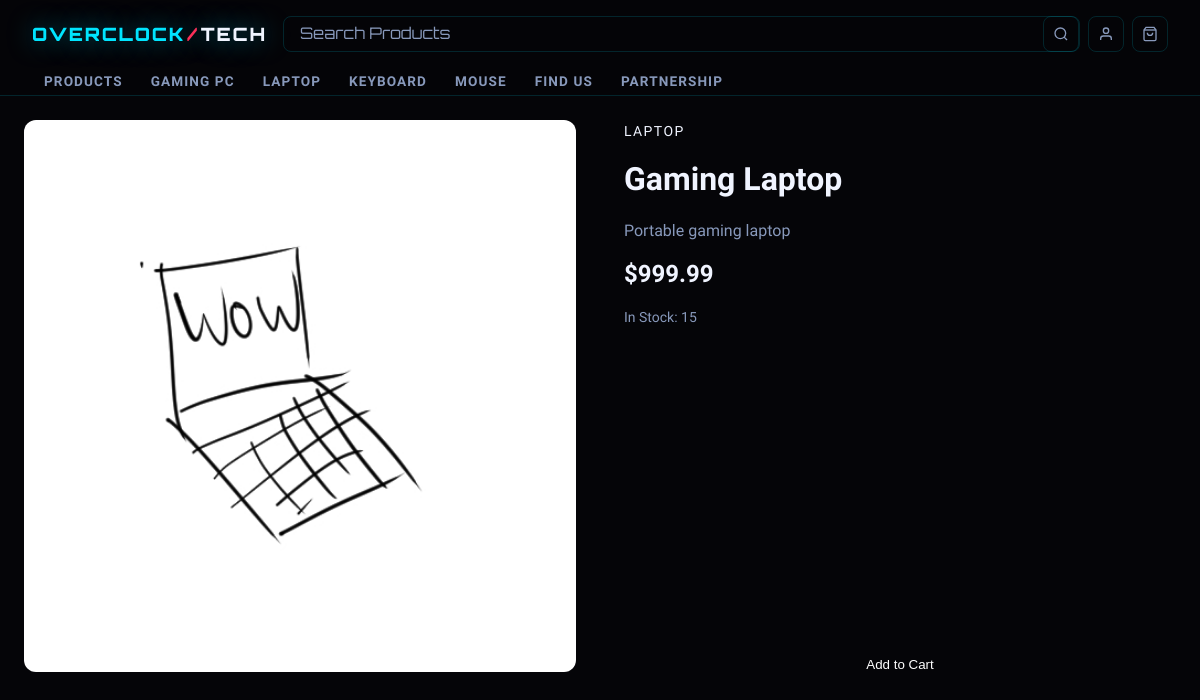
The page /product.php?id=2 on the database as committed earlier.
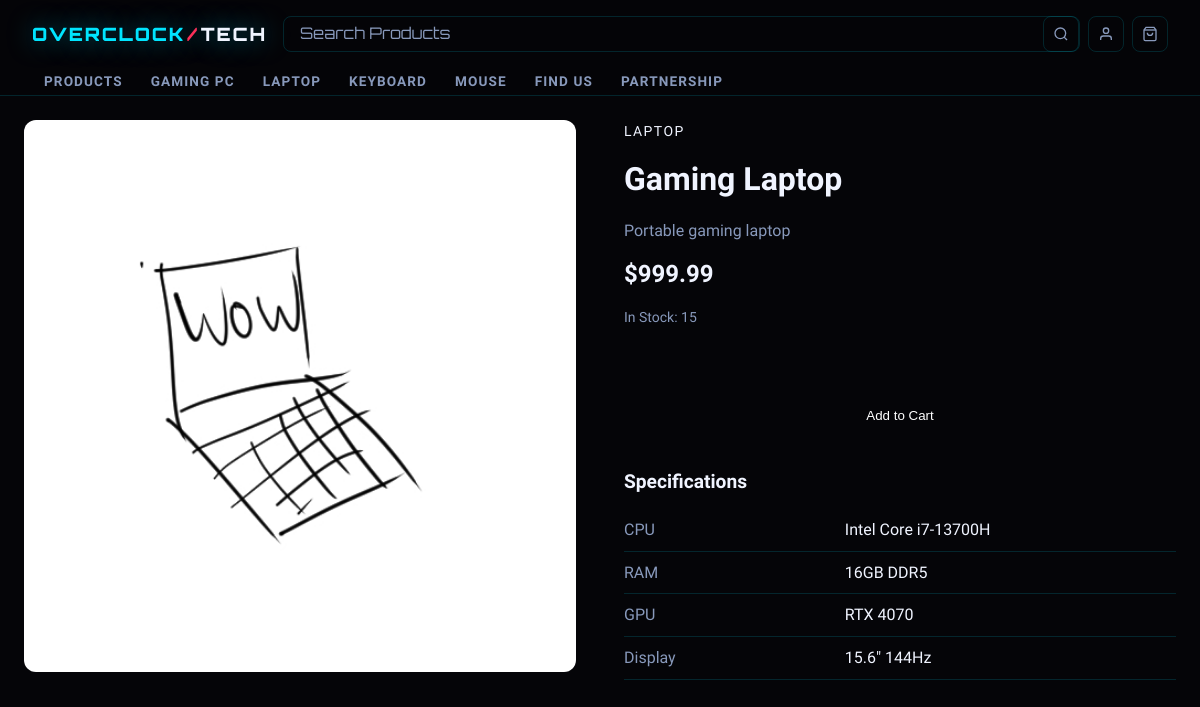
The same page on the database as committed later.
### tables this page shows
CREATE TABLE `products` (
  `product_id` int(11) NOT NULL AUTO_INCREMENT,
  `category_id` int(11) DEFAULT NULL,
  `name` varchar(100) NOT NULL,
  `description` text DEFAULT NULL,
  `price` decimal(10,2) NOT NULL,
  `stock` int(11) DEFAULT 0,
  `image` varchar(255) DEFAULT NULL,
  PRIMARY KEY (`product_id`),
  KEY `category_id` (`category_id`),
  CONSTRAINT `products_ibfk_1` FOREIGN KEY (`category_id`) REFERENCES `categories` (`category_id`)
);

CREATE TABLE `categories` (
  `category_id` int(11) NOT NULL AUTO_INCREMENT,
  `name` varchar(50) NOT NULL,
  PRIMARY KEY (`category_id`)
);

CREATE TABLE `product_specs` (
  `spec_id` int(11) NOT NULL AUTO_INCREMENT,
  `product_id` int(11) DEFAULT NULL,
  `spec_name` varchar(100) NOT NULL,
  `spec_value` varchar(255) NOT NULL,
  PRIMARY KEY (`spec_id`),
  KEY `product_id` (`product_id`),
  CONSTRAINT `product_specs_ibfk_1` FOREIGN KEY (`product_id`) REFERENCES `products` (`product_id`)
);

### product.php (the view, shortened to what this page needs)
<?php
require_once 'db.php';
$product_id = isset($_GET['id']) ? (int)$_GET['id'] : null;
$stmt = $pdo->prepare("SELECT * FROM products WHERE product_id = ?");
$stmt->execute([$product_id]);
$product = $stmt->fetch();
$stmt = $pdo->prepare("SELECT * FROM product_specs WHERE product_id = ?");
$stmt->execute([$product_id]);
$specs = $stmt->fetchAll();
$stmt = $pdo->prepare("SELECT name FROM categories WHERE category_id = ?");
$stmt->execute([$product['category_id']]);
$category = $stmt->fetch();
?>
<!DOCTYPE html>
<html lang="en">
<head>
  <link rel="stylesheet" href="css/style.css">
</head>
<body>
  <?php include 'includes/nav.php'; ?>
  <main class="product-page">
    <div class="product-details">
      <div class="product-image">
        <img src="images/<?= htmlspecialchars($product['image']) ?>"
             alt="<?= htmlspecialchars($product['name']) ?>">
      </div>
      <div class="product-info">
        <p class="product-category"><?= htmlspecialchars($category['name']) ?></p>
        <h1><?= htmlspecialchars($product['name']) ?></h1>
        <p class="product-description"><?= htmlspecialchars($product['description']) ?></p>
        <p class="product-price">$<?= number_format($product['price'], 2) ?></p>
        <p class="product-stock">In Stock: <?= $product['stock'] ?></p>
        <button class="add-to-cart">Add to Cart</button>
        <?php if (!empty($specs)): ?>
          <div class="product-specs">
            <h2>Specifications</h2>
            <table class="specs-table">
              <?php foreach ($specs as $spec): ?>
                <tr>
                  <td class="spec-name"><?= htmlspecialchars($spec['spec_name']) ?></td>
                  <td class="spec-value"><?= htmlspecialchars($spec['spec_value']) ?></td>
                </tr>
              <?php endforeach; ?>
            </table>
          </div>
        <?php endif; ?>
      </div>
    </div>
  </main>
</body>
</html>

### includes/nav.php (shortened to what this page needs)
<?php
$activePage = $activePage ?? '';
$basePath   = $basePath ?? '';
$navItems = [
  ['href' => $basePath . 'products.php',                'label' => 'Products',   'key' => 'products'],
  ['href' => $basePath . 'products.php?category=1',     'label' => 'Gaming PC',  'key' => 'gaming-pc'],
  ['href' => $basePath . 'products.php?category=2',     'label' => 'Laptop',     'key' => 'laptop'],
  ['href' => $basePath . 'products.php?category=3',     'label' => 'Keyboard',   'key' => 'keyboard'],
  ['href' => $basePath . 'products.php?category=4',     'label' => 'Mouse',      'key' => 'mouse'],
  ['href' => $basePath . 'find-us.php',                 'label' => 'Find Us',    'key' => 'find-us'],
  ['href' => 'partnership.php',             'label' => 'Partnership','key' => 'partnership'],
];
$cartCount = isset($_SESSION['cart']) ? array_sum(array_column($_SESSION['cart'], 'qty')) : 0;
$isLoggedIn = isset($_SESSION['user_id']);
$userName   = $isLoggedIn ? htmlspecialchars($_SESSION['username'] ?? 'Account') : null;
?>
<nav class="navbar" role="navigation" aria-label="Main navigation">
  <div class="nav-top">
    <a href="<?= $basePath ?>home.php" class="navbar-brand" aria-label="OVERCLOCK TECH Home">
      OVERCLOCK<span class="brand-slash">/</span><span>TECH</span>
    </a>
    <div class="nav-icons">
      <div class="search" id="searchBar">
      <form action="search.php" method="GET" id="searchForm">
        <input class="search-input" type="search" name="q" placeholder="Search Products" />
      </form>
      <button class="nav-icon-btn" id="searchBtn" aria-label="Search">
        <svg width="16" height="16" viewBox="0 0 24 24" fill="none" stroke="currentColor" stroke-width="2">
          <circle cx="11" cy="11" r="8"/><path d="m21 21-4.35-4.35"/>
        </svg>
      </button>
      </div>
      <?php if ($isLoggedIn): ?>
        <a href="<?= $basePath ?>profile.php" class="nav-icon-btn" aria-label="My Account: <?= $userName ?>" title="My Profile">
          <svg width="16" height="16" viewBox="0 0 24 24" fill="none" stroke="currentColor" stroke-width="2">
            <path d="M20 21v-2a4 4 0 0 0-4-4H8a4 4 0 0 0-4 4v2"/><circle cx="12" cy="7" r="4"/>
          </svg>
        </a>
        <a href="<?= $basePath ?>forms/logout.php" class="nav-icon-btn nav-logout-btn" aria-label="Log out" title="Log Out">
          <svg width="16" height="16" viewBox="0 0 24 24" fill="none" stroke="currentColor" stroke-width="2">
            <path d="M9 21H5a2 2 0 0 1-2-2V5a2 2 0 0 1 2-2h4"/><polyline points="16 17 21 12 16 7"/><line x1="21" y1="12" x2="9" y2="12"/>
          </svg>
        </a>
      <?php else: ?>
        <a href="<?= $basePath ?>forms/login.php" class="nav-icon-btn" aria-label="Login">
          <svg width="16" height="16" viewBox="0 0 24 24" fill="none" stroke="currentColor" stroke-width="2">
            <path d="M20 21v-2a4 4 0 0 0-4-4H8a4 4 0 0 0-4 4v2"/><circle cx="12" cy="7" r="4"/>
          </svg>
        </a>
      <?php endif; ?>
      <a href="<?= $basePath ?>cart.php" class="nav-icon-btn" aria-label="Shopping cart, <?= $cartCount ?> items">
        <svg width="16" height="16" viewBox="0 0 24 24" fill="none" stroke="currentColor" stroke-width="2">
          <path d="M6 2L3 6v14a2 2 0 002 2h14a2 2 0 002-2V6l-3-4z"/><line x1="3" y1="6" x2="21" y2="6"/>
          <path d="M16 10a4 4 0 01-8 0"/>
        </svg>
      </a>
    </div>
  </div>
  <ul class="nav-links" id="navLinks" role="menubar">
    <?php foreach ($navItems as $item): ?>
      <li role="none">
        <a href="<?= $item['href'] ?>"
           class="<?= $activePage === $item['key'] ? 'active' : '' ?>"
           role="menuitem"
           aria-current="<?= $activePage === $item['key'] ? 'page' : 'false' ?>">
          <?= $item['label'] ?>
        </a>
      </li>
    <?php endforeach; ?>
  </ul>
</nav>

### css/style.css (style rules this page uses)
:root { --bg-black: #050508; --bg-dark: #0a0a10; --bg-card: #0f0f18; --bg-card2: #141420; --neon: #00e5ff; --neon-dim: rgba(0, 229, 255, 0.12); --neon-glow: 0 0 24px rgba(0, 229, 255, 0.5); --neon2: #ff2d55; --neon2-glow: 0 0 24px rgba(255, 45, 85, 0.5); --text-white: #f0f4ff; --text-grey: #8899bb; --text-muted: #4a5570; --border: rgba(0, 229, 255, 0.15); --border-hover: rgba(0, 229, 255, 0.5); --font-display: 'Orbitron', monospace; --font-body: 'Rajdhani', sans-serif; --font-mono: 'Share Tech Mono', monospace; }
*, *::before, *::after { box-sizing: border-box; margin: 0; padding: 0; }
html { scroll-behavior: smooth; }
body { font-family: var(--font-body); background: var(--bg-black); color: var(--text-white); overflow-x: hidden; line-height: 1.6; }
a { text-decoration: none; color: inherit; }
.navbar { position: sticky; top: 0; z-index: 1000; background: rgba(5, 5, 8, 0.92); backdrop-filter: blur(16px); border-bottom: 1px solid var(--border); padding: 1rem 2rem; display: flex; flex-direction: column; height: 96px; }
.navbar-brand { font-family: var(--font-display); font-size: 1.15rem; font-weight: 900; color: var(--neon); letter-spacing: 0.1em; text-shadow: var(--neon-glow); white-space: nowrap; flex-shrink: 0; }
.navbar-brand span { color: var(--text-white); }
.navbar-brand .brand-slash { color: var(--neon2); margin: 0 2px; }
.nav-top { display: flex; align-items: center; margin-bottom: 1rem; }
.nav-links { display: flex; list-style: none; gap: 0.25rem; flex: 1; }
.nav-links a { font-family: var(--font-body); font-weight: 600; font-size: 0.85rem; letter-spacing: 0.08em; text-transform: uppercase; color: var(--text-grey); padding: 0.4rem 0.75rem; border-radius: 4px; transition: color 0.2s, background 0.2s; white-space: nowrap; }
.nav-icons { display: flex; align-items: center; gap: 0.5rem; flex-shrink: 0; flex: 1; }
.nav-icon-btn { width: 36px; height: 36px; display: flex; align-items: center; justify-content: center; border-radius: 8px; border: 1px solid var(--border); color: var(--text-grey); background: transparent; cursor: pointer; transition: all 0.2s; font-size: 1rem; position: relative; }
.search { flex: 1; height: 36px; display: flex; align-items: center; border-radius: 8px; border: 1px solid var(--border); color: var(--text-grey); background: transparent; position: relative; transition: box-shadow 0.25s; margin-left: 1rem; }
.search form { flex: 1; }
.search-input { font-family: var(--font-display); font-size: 1rem; outline: none; border: none; background: transparent; flex: 1; caret-color: var(--text-grey); color: var(--text-grey); padding-left: 1rem; }
.search-input::placeholder { color: var(--text-grey); }
.add-to-cart { margin-top: auto; padding: 8px; border-radius: 8px; border: none; background: var(--accent); color: white; cursor: pointer; transition: opacity 0.2s; }
.product-page { max-width: 1200px; margin: 0 auto; padding: 24px; }
.product-details { display: flex; gap: 48px; }
.product-image { flex: 1; }
.product-image img { width: 100%; aspect-ratio: 1/1; object-fit: cover; border-radius: 12px; }
.product-info { flex: 1; display: flex; flex-direction: column; gap: 12px; }
.product-category { color: var(--accent); font-size: 0.875rem; text-transform: uppercase; letter-spacing: 0.1em; }
.product-info h1 { font-size: 2rem; font-weight: 700; }
.product-description { color: var(--text-grey); }
.product-price { font-size: 1.5rem; font-weight: 700; color: var(--accent); }
.product-stock { color: var(--text-grey); font-size: 0.875rem; }
.product-specs { margin-top: 24px; }
.product-specs h2 { font-size: 1.2rem; font-weight: 600; margin-bottom: 12px; }
.specs-table { width: 100%; border-collapse: collapse; }
.specs-table tr { border-bottom: 1px solid var(--border); }
.specs-table td { padding: 8px 0; }
.spec-name { color: var(--text-grey); width: 40%; }
.spec-value { font-weight: 500; }

Rows that differ between the two databases and show on the page:
added product_specs: spec_name "CPU", spec_value "Intel Core i7-13700H"
added product_specs: spec_name "RAM", spec_value "16GB DDR5"
added product_specs: spec_name "GPU", spec_value "RTX 4070"
added product_specs: spec_name "Display", spec_value "15.6\" 144Hz"
Other text that changed with them:
text now shown: "Specifications"
